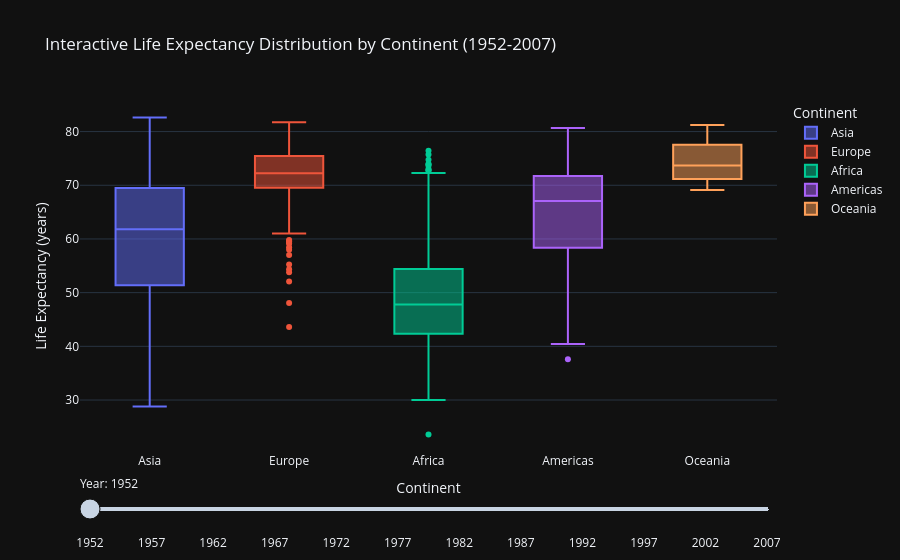

Source (notebook cell):
### Markdown cell above
**Adding an interactive sliders for years:**

### Code cell
# Add year slider for interactivity
fig.update_layout(
    sliders=[{
        'active': 0,
        'currentvalue': {'prefix': 'Year: '},
        'steps': [
            {
                'args': [
                    {'x': [df_g[df_g['year'] == year]['continent']],
                     'y': [df_g[df_g['year'] == year]['lifeExp']]},
                    {'title': f'Life Expectancy by Continent - {year}'}
                ],
                'label': str(year),
                'method': 'update'
            }
            for year in sorted(df_g['year'].unique())
        ]
    }]
)

# Customize hover information
fig.update_traces(
    hovertemplate='<b>Continent:</b> %{x}<br>' +
                  '<b>Life Expectancy:</b> %{y:.1f} years<br>' +
                  '<extra></extra>'
)

fig.show()

### Figure 1 — Plotly figure (JSON) as saved in the notebook; plotly's stock layout.template omitted (floating-point values rounded to 4 significant figures; data arrays with more than 128 entries replaced by an {"elided": "..."} marker saying what was removed)
{"data": [{"alignmentgroup": "True", "customdata": {"elided": "396x1 str values"}, "hovertemplate": "<b>Continent:</b> %{x}<br><b>Life Expectancy:</b> %{y:.1f} years<br><extra></extra>", "legendgroup": "Asia", "marker": {"color": "#636efa"}, "name": "Asia", "notched": false, "offsetgroup": "Asia", "orientation": "v", "showlegend": true, "type": "box", "x": {"elided": "396 str values"}, "x0": " ", "xaxis": "x", "y": {"elided": "396 float values"}, "y0": " ", "yaxis": "y"}, {"alignmentgroup": "True", "customdata": {"elided": "360x1 str values"}, "hovertemplate": "<b>Continent:</b> %{x}<br><b>Life Expectancy:</b> %{y:.1f} years<br><extra></extra>", "legendgroup": "Europe", "marker": {"color": "#EF553B"}, "name": "Europe", "notched": false, "offsetgroup": "Europe", "orientation": "v", "showlegend": true, "type": "box", "x": {"elided": "360 str values"}, "x0": " ", "xaxis": "x", "y": {"elided": "360 float values"}, "y0": " ", "yaxis": "y"}, {"alignmentgroup": "True", "customdata": {"elided": "624x1 str values"}, "hovertemplate": "<b>Continent:</b> %{x}<br><b>Life Expectancy:</b> %{y:.1f} years<br><extra></extra>", "legendgroup": "Africa", "marker": {"color": "#00cc96"}, "name": "Africa", "notched": false, "offsetgroup": "Africa", "orientation": "v", "showlegend": true, "type": "box", "x": {"elided": "624 str values"}, "x0": " ", "xaxis": "x", "y": {"elided": "624 float values"}, "y0": " ", "yaxis": "y"}, {"alignmentgroup": "True", "customdata": {"elided": "300x1 str values"}, "hovertemplate": "<b>Continent:</b> %{x}<br><b>Life Expectancy:</b> %{y:.1f} years<br><extra></extra>", "legendgroup": "Americas", "marker": {"color": "#ab63fa"}, "name": "Americas", "notched": false, "offsetgroup": "Americas", "orientation": "v", "showlegend": true, "type": "box", "x": {"elided": "300 str values"}, "x0": " ", "xaxis": "x", "y": {"elided": "300 float values"}, "y0": " ", "yaxis": "y"}, {"alignmentgroup": "True", "customdata": [["Australia"], ["Australia"], ["Australia"], ["Australia"], ["Australia"], ["Australia"], ["Australia"], ["Australia"], ["Australia"], ["Australia"], ["Australia"], ["Australia"], ["New Zealand"], ["New Zealand"], ["New Zealand"], ["New Zealand"], ["New Zealand"], ["New Zealand"], ["New Zealand"], ["New Zealand"], ["New Zealand"], ["New Zealand"], ["New Zealand"], ["New Zealand"]], "hovertemplate": "<b>Continent:</b> %{x}<br><b>Life Expectancy:</b> %{y:.1f} years<br><extra></extra>", "legendgroup": "Oceania", "marker": {"color": "#FFA15A"}, "name": "Oceania", "notched": false, "offsetgroup": "Oceania", "orientation": "v", "showlegend": true, "type": "box", "x": ["Oceania", "Oceania", "Oceania", "Oceania", "Oceania", "Oceania", "Oceania", "Oceania", "Oceania", "Oceania", "Oceania", "Oceania", "Oceania", "Oceania", "Oceania", "Oceania", "Oceania", "Oceania", "Oceania", "Oceania", "Oceania", "Oceania", "Oceania", "Oceania"], "x0": " ", "xaxis": "x", "y": [69.12, 70.33, 70.93, 71.1, 71.93, 73.49, 74.74, 76.32, 77.56, 78.83, 80.37, 81.23, 69.39, 70.26, 71.24, 71.52, 71.89, 72.22, 73.84, 74.32, 76.33, 77.55, 79.11, 80.2], "y0": " ", "yaxis": "y"}], "layout": {"boxmode": "overlay", "legend": {"title": {"text": "Continent"}, "tracegroupgap": 0}, "sliders": [{"active": 0, "currentvalue": {"prefix": "Year: "}, "steps": [{"args": [{"x": {"elided": "1x142 str values"}, "y": {"elided": "1x142 float values"}}, {"title": "Life Expectancy by Continent - 1952"}], "label": "1952", "method": "update"}, {"args": [{"x": {"elided": "1x142 str values"}, "y": {"elided": "1x142 float values"}}, {"title": "Life Expectancy by Continent - 1957"}], "label": "1957", "method": "update"}, {"args": [{"x": {"elided": "1x142 str values"}, "y": {"elided": "1x142 float values"}}, {"title": "Life Expectancy by Continent - 1962"}], "label": "1962", "method": "update"}, {"args": [{"x": {"elided": "1x142 str values"}, "y": {"elided": "1x142 float values"}}, {"title": "Life Expectancy by Continent - 1967"}], "label": "1967", "method": "update"}, {"args": [{"x": {"elided": "1x142 str values"}, "y": {"elided": "1x142 float values"}}, {"title": "Life Expectancy by Continent - 1972"}], "label": "1972", "method": "update"}, {"args": [{"x": {"elided": "1x142 str values"}, "y": {"elided": "1x142 float values"}}, {"title": "Life Expectancy by Continent - 1977"}], "label": "1977", "method": "update"}, {"args": [{"x": {"elided": "1x142 str values"}, "y": {"elided": "1x142 float values"}}, {"title": "Life Expectancy by Continent - 1982"}], "label": "1982", "method": "update"}, {"args": [{"x": {"elided": "1x142 str values"}, "y": {"elided": "1x142 float values"}}, {"title": "Life Expectancy by Continent - 1987"}], "label": "1987", "method": "update"}, {"args": [{"x": {"elided": "1x142 str values"}, "y": {"elided": "1x142 float values"}}, {"title": "Life Expectancy by Continent - 1992"}], "label": "1992", "method": "update"}, {"args": [{"x": {"elided": "1x142 str values"}, "y": {"elided": "1x142 float values"}}, {"title": "Life Expectancy by Continent - 1997"}], "label": "1997", "method": "update"}, {"args": [{"x": {"elided": "1x142 str values"}, "y": {"elided": "1x142 float values"}}, {"title": "Life Expectancy by Continent - 2002"}], "label": "2002", "method": "update"}, {"args": [{"x": {"elided": "1x142 str values"}, "y": {"elided": "1x142 float values"}}, {"title": "Life Expectancy by Continent - 2007"}], "label": "2007", "method": "update"}]}], "title": {"text": "Interactive Life Expectancy Distribution by Continent (1952-2007)"}, "xaxis": {"anchor": "y", "categoryarray": ["Asia", "Europe", "Africa", "Americas", "Oceania"], "categoryorder": "array", "domain": [0, 1], "title": {"text": "Continent"}}, "yaxis": {"anchor": "x", "domain": [0, 1], "title": {"text": "Life Expectancy (years)"}}}}
